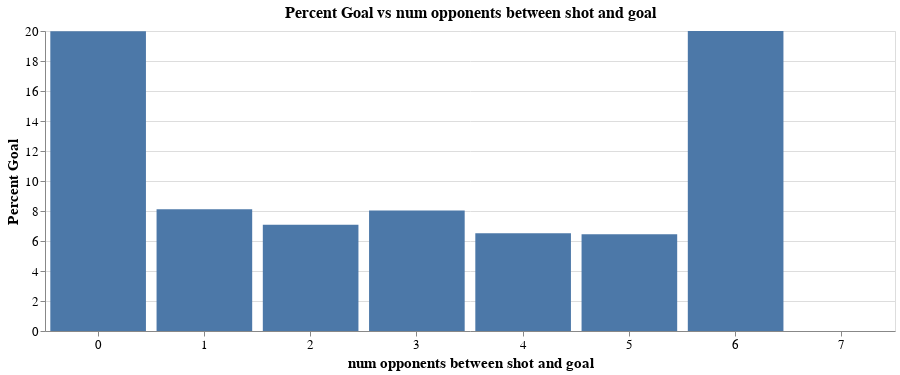

Write notebook code for a chart like this one.
### Markdown cell above
Now we can use our function to plot the desired variables:

### Code cell
plot_percent_goal_vs_attr("num opponents between shot and goal", "bar")

### Figure 1 — Vega-Lite specification as saved in the notebook (floating-point values rounded to 4 significant figures)
{"$schema": "https://vega.github.io/schema/vega-lite/v3.4.0.json", "config": {"axis": {"labelFontSize": 13, "titleFontSize": 15}, "mark": {"tooltip": null}, "title": {"fontSize": 16}, "view": {"height": 300, "width": 400}}, "data": {"name": "data-81c048ac284339a8b3563e4c20c5eb4b"}, "datasets": {"data-81c048ac284339a8b3563e4c20c5eb4b": [{"Goal": 768, "No Goal": 3075, "Percent Goal": 19.98, "num opponents between shot and goal": 0}, {"Goal": 178, "No Goal": 2015, "Percent Goal": 8.113, "num opponents between shot and goal": 1}, {"Goal": 47, "No Goal": 615, "Percent Goal": 7.078, "num opponents between shot and goal": 2}, {"Goal": 24, "No Goal": 272, "Percent Goal": 8.027, "num opponents between shot and goal": 3}, {"Goal": 9, "No Goal": 125, "Percent Goal": 6.522, "num opponents between shot and goal": 4}, {"Goal": 4, "No Goal": 53, "Percent Goal": 6.452, "num opponents between shot and goal": 5}, {"Goal": 4, "No Goal": 10, "Percent Goal": 20, "num opponents between shot and goal": 6}, {"Goal": 0, "No Goal": 1, "Percent Goal": 0, "num opponents between shot and goal": 7}]}, "encoding": {"x": {"axis": {"labelAngle": 0, "title": "num opponents between shot and goal"}, "field": "num opponents between shot and goal", "type": "nominal"}, "y": {"axis": {"title": "Percent Goal"}, "field": "Percent Goal", "type": "quantitative"}}, "height": 300, "mark": "bar", "title": "Percent Goal vs num opponents between shot and goal", "width": 850}
